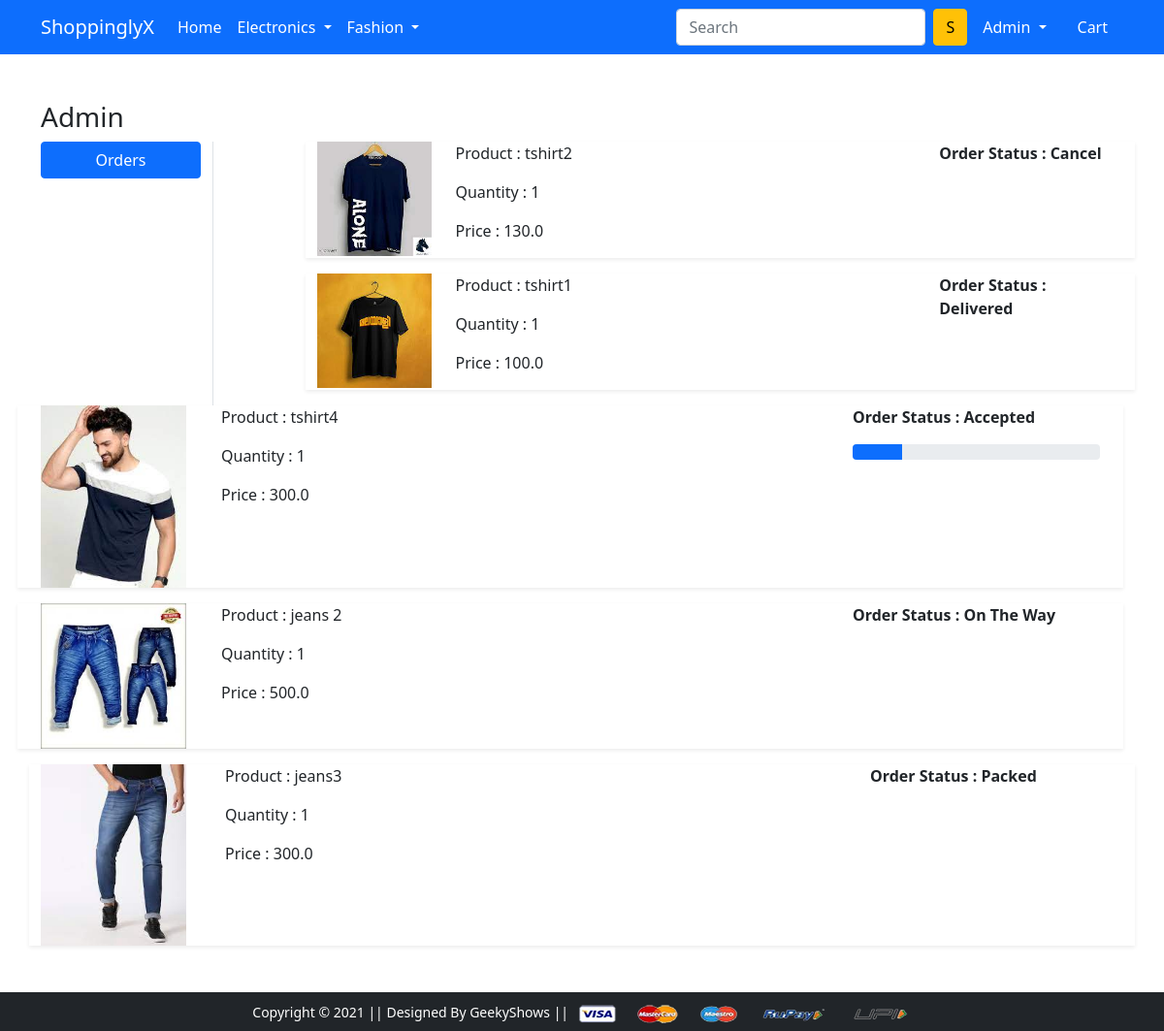
Screenshot of /orders/ (signed in) with the database file from the repository.
### app/models.py (models this page shows, shortened)
class OrderPlaced(models.Model):
    user = models.ForeignKey(User , on_delete=models.CASCADE)
    customer = models.ForeignKey(Customer , on_delete=models.CASCADE)
    product = models.ForeignKey(Product , on_delete=models.CASCADE)
    quantity = models.PositiveIntegerField(default=1)
    order_date = models.DateField(auto_now_add=True)
    status = models.CharField(max_length=50, choices=STATUS_CHOICES, default='Pending')
    @property
    def total_cost(self):
        return self.quantity * self.product.discounted_price

class Product(models.Model):
    title = models.CharField(max_length=100)
    selling_price =models.FloatField()
    discounted_price = models.FloatField()
    brand = models.CharField(max_length=50)
    category = models.CharField(choices=CATEGORY_CHOICES, max_length=2)
    description = models.TextField()
    product_images = models.ImageField(upload_to = 'productimg/')

### app/views.py (the view)
# urls.py: path('orders/', views.orders, name='orders'),
@login_required
def orders(request):
    op = OrderPlaced.objects.filter(user = request.user)
    return render(request, 'app/orders.html' , {'order_placed' : op})

### app/templates/app/orders.html (shortened to what this page needs)
{% extends 'app/base.html' %}
{% load static %}
{% block main-content %}
<div class="container my-5">
    <div class="row">
        <h3><span class="text-capitalize">{{request.user}}</span></h3>
        <div class="col-sm-2 border-end">
            <ul class="list-unstyled">
                <li class="d-grid"><a href="{% url 'orders' %}" class="btn btn-primary">Orders</a></li>
            </ul>
        </div>
        <div class="col-sm-9 offset-sm-1">
            {% for op in order_placed %}
            <div class="row shadow-sm mb-3">
                <div class="col-sm-2">
                    <img src="{{op.product.product_images.url}}" alt="" srcset="" class="img-fluid" height="150"
                        width="150">
                </div>
                <div class="col-sm-7">
                    <p>Product : {{op.product.title}}</p>
                    <p>Quantity : {{op.quantity}}</p>
                    <p>Price : {{op.total_cost}}</p>
                </div>
                <div class="col-sm-3 fw-bold">
                    <p>Order Status : {{op.status}}</p>
                    {% if op.status == 'Accepted' %}
                    <div class="progress">
                        <div class="progress-bar" role="progressbar" style="width: 20%" area-valuemin="0"
                            area-valuemax="100"></div>
                    </div>
                    {% endif %}
                    {% if op.status == 'Packed' %}
                    </div>
                    {% endif %}
                    {% if op.status == 'On The Way' %}
                    </div>
                    {% endif %}
                    {% if op.status == 'Delivered' %}
                    </div>
                    {% endif %}
                </div>
            </div>
            {% endfor %}
{% endblock main-content %}

### app/templates/app/base.html (shortened to what this page needs)
<!doctype html>
{% load static %}
<html lang="en">
<head>
  <link href="https://cdn.jsdelivr.net/npm/bootstrap@5.0.0-beta1/dist/css/bootstrap.min.css" rel="stylesheet"
>
  <link rel="stylesheet" href="{% static 'app/css/owl.carousel.min.css' %}">
  <link rel="stylesheet" href="{% static 'app/css/all.min.css' %}">
  <link rel="stylesheet" href="{% static 'app/css/style.css' %}">
</head>
<body>
  <nav class="navbar navbar-expand-lg navbar-dark bg-primary">
    <div class="container">
      <a class="navbar-brand" href="/">ShoppinglyX</a>
      <div class="collapse navbar-collapse" id="navbarSupportedContent">
        <ul class="navbar-nav me-auto mb-2 mb-lg-0">
          <li class="nav-item">
            <a class="nav-link active" aria-current="page" href="/">Home</a>
          </li>
          <li class="nav-item dropdown">
            <a class="nav-link dropdown-toggle text-white" href="#" id="electronicsDropdown" role="button"
              data-bs-toggle="dropdown" aria-expanded="false">
              Electronics
            </a>
          </li>
          <li class="nav-item dropdown">
            <a class="nav-link dropdown-toggle text-white" href="#" id="fashionDropdown" role="button"
              data-bs-toggle="dropdown" aria-expanded="false">
              Fashion
            </a>
          </li>
        </ul>
        <form class="d-flex">
          <input class="form-control me-2" type="search" placeholder="Search" aria-label="Search">
          <button class="btn btn-warning" type="submit">S</button>
        </form>
        <div>
          <ul class="navbar-nav me-auto mb-2 mb-lg-0">
            <li class="nav-item dropdown mx-2">
              <a class="nav-link dropdown-toggle text-white" href="#" id="profileDropdown" role="button"
                data-bs-toggle="dropdown" aria-expanded="false">
                {% if request.user.is_authenticated %}
                {{request.user.username|capfirst}}
              </a>
            </li>
            <li class="nav-item mx-2">
              <a href="{% url 'showcart' %}" class="nav-link text-white btn-alert"> Cart
              </a>
            </li>
            {% endif %}
        </div>
      </div>
    </div>
  </nav>
  {% block main-content %} {% endblock main-content %}
  <footer class="container-fluid bg-dark text-center p-2 mt-5">
    <small class="text-white">Copyright &copy; 2021 || Designed By GeekyShows || </small>
    <img src="{% static 'app/images/payment.png' %}" alt="" srcset="" class="img-fluid" height="2px">
  </footer>
</body>
</html>

### rows the page displays
OrderPlaced: product.product_images (picture), product "tshirt2", quantity "1", total_cost "130.0", status "Cancel"
OrderPlaced: product.product_images (picture), product "tshirt1", quantity "1", total_cost "100.0", status "Delivered"
OrderPlaced: product.product_images (picture), product "tshirt4", quantity "1", total_cost "300.0", status "Accepted"
OrderPlaced: product.product_images (picture), product "jeans 2", quantity "1", total_cost "500.0", status "On The Way"
OrderPlaced: product.product_images (picture), product "jeans3", quantity "1", total_cost "300.0", status "Packed"

### other values shown
{{ request.user.username|capfirst }} "Admin"
{{ request.user }} "Admin"
